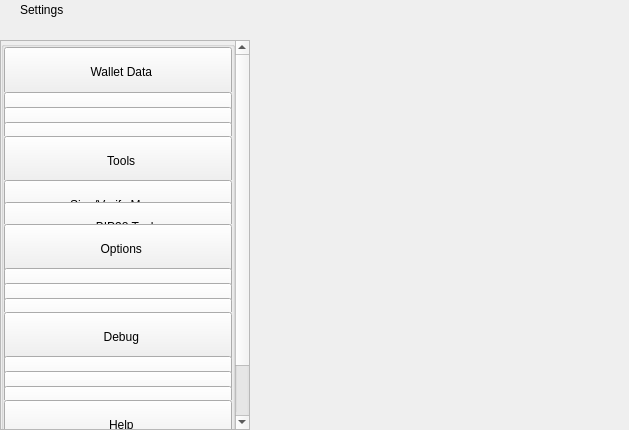
<?xml version="1.0" encoding="UTF-8"?>
<ui version="4.0">
 <class>SettingsWidget</class>
 <widget class="QWidget" name="SettingsWidget">
  <property name="geometry">
   <rect>
    <x>0</x>
    <y>0</y>
    <width>629</width>
    <height>430</height>
   </rect>
  </property>
  <property name="windowTitle">
   <string>Form</string>
  </property>
  <layout class="QHBoxLayout" name="horizontalLayout" stretch="1,2">
   <property name="spacing">
    <number>0</number>
   </property>
   <property name="leftMargin">
    <number>0</number>
   </property>
   <property name="topMargin">
    <number>0</number>
   </property>
   <property name="rightMargin">
    <number>0</number>
   </property>
   <property name="bottomMargin">
    <number>0</number>
   </property>
   <item>
    <widget class="QWidget" name="left" native="true">
     <property name="minimumSize">
      <size>
       <width>250</width>
       <height>0</height>
      </size>
     </property>
     <layout class="QVBoxLayout" name="verticalLayout">
      <property name="leftMargin">
       <number>0</number>
      </property>
      <property name="topMargin">
       <number>0</number>
      </property>
      <property name="rightMargin">
       <number>0</number>
      </property>
      <property name="bottomMargin">
       <number>0</number>
      </property>
      <item>
       <layout class="QVBoxLayout" name="verticalLayout_1">
        <property name="spacing">
         <number>0</number>
        </property>
        <item>
         <widget class="QWidget" name="titleMenuList" native="true">
          <property name="maximumSize">
           <size>
            <width>16777215</width>
            <height>30</height>
           </size>
          </property>
          <layout class="QHBoxLayout" name="horizontalLayout_1">
           <property name="spacing">
            <number>0</number>
           </property>
           <property name="leftMargin">
            <number>20</number>
           </property>
           <property name="topMargin">
            <number>0</number>
           </property>
           <property name="rightMargin">
            <number>20</number>
           </property>
           <property name="bottomMargin">
            <number>0</number>
           </property>
           <item>
            <widget class="QLabel" name="labelTitle">
             <property name="text">
              <string>Settings</string>
             </property>
            </widget>
           </item>
           <item>
            <spacer name="horizontalSpacer">
             <property name="orientation">
              <enum>Qt::Horizontal</enum>
             </property>
             <property name="sizeHint" stdset="0">
              <size>
               <width>40</width>
               <height>20</height>
              </size>
             </property>
            </spacer>
           </item>
          </layout>
         </widget>
        </item>
        <item>
         <spacer name="verticalSpacer_2">
          <property name="orientation">
           <enum>Qt::Vertical</enum>
          </property>
          <property name="sizeType">
           <enum>QSizePolicy::Fixed</enum>
          </property>
          <property name="sizeHint" stdset="0">
           <size>
            <width>20</width>
            <height>20</height>
           </size>
          </property>
         </spacer>
        </item>
        <item>
         <layout class="QVBoxLayout" name="verticalLayout_2">
          <item>
           <widget class="QScrollArea" name="scrollArea">
            <property name="sizePolicy">
             <sizepolicy hsizetype="Expanding" vsizetype="MinimumExpanding">
              <horstretch>0</horstretch>
              <verstretch>0</verstretch>
             </sizepolicy>
            </property>
            <property name="styleSheet">
             <string notr="true"/>
            </property>
            <property name="horizontalScrollBarPolicy">
             <enum>Qt::ScrollBarAlwaysOff</enum>
            </property>
            <property name="sizeAdjustPolicy">
             <enum>QAbstractScrollArea::AdjustIgnored</enum>
            </property>
            <property name="widgetResizable">
             <bool>true</bool>
            </property>
            <property name="alignment">
             <set>Qt::AlignLeading|Qt::AlignLeft|Qt::AlignTop</set>
            </property>
            <widget class="QWidget" name="scrollAreaWidgetContents">
             <property name="geometry">
              <rect>
               <x>0</x>
               <y>-68</y>
               <width>230</width>
               <height>452</height>
              </rect>
             </property>
             <property name="sizePolicy">
              <sizepolicy hsizetype="Preferred" vsizetype="MinimumExpanding">
               <horstretch>0</horstretch>
               <verstretch>0</verstretch>
              </sizepolicy>
             </property>
             <property name="maximumSize">
              <size>
               <width>16777215</width>
               <height>650</height>
              </size>
             </property>
             <property name="autoFillBackground">
              <bool>true</bool>
             </property>
             <layout class="QVBoxLayout" name="verticalLayout_3">
              <property name="spacing">
               <number>0</number>
              </property>
              <property name="sizeConstraint">
               <enum>QLayout::SetDefaultConstraint</enum>
              </property>
              <property name="leftMargin">
               <number>0</number>
              </property>
              <property name="topMargin">
               <number>0</number>
              </property>
              <property name="rightMargin">
               <number>0</number>
              </property>
              <property name="bottomMargin">
               <number>0</number>
              </property>
              <item>
               <layout class="QVBoxLayout" name="verticalLayout_4">
                <property name="spacing">
                 <number>0</number>
                </property>
                <item alignment="Qt::AlignTop">
                 <widget class="QGroupBox" name="groupBox">
                  <property name="sizePolicy">
                   <sizepolicy hsizetype="Preferred" vsizetype="MinimumExpanding">
                    <horstretch>0</horstretch>
                    <verstretch>0</verstretch>
                   </sizepolicy>
                  </property>
                  <property name="maximumSize">
                   <size>
                    <width>16777215</width>
                    <height>450</height>
                   </size>
                  </property>
                  <property name="title">
                   <string/>
                  </property>
                  <layout class="QVBoxLayout" name="verticalLayout_5">
                   <property name="spacing">
                    <number>0</number>
                   </property>
                   <property name="leftMargin">
                    <number>0</number>
                   </property>
                   <property name="topMargin">
                    <number>0</number>
                   </property>
                   <property name="rightMargin">
                    <number>0</number>
                   </property>
                   <property name="bottomMargin">
                    <number>0</number>
                   </property>
                   <item>
                    <widget class="QWidget" name="menuFileContainer" native="true">
                     <property name="maximumSize">
                      <size>
                       <width>16777215</width>
                       <height>160</height>
                      </size>
                     </property>
                     <layout class="QHBoxLayout" name="horizontalLayout_2">
                      <property name="spacing">
                       <number>0</number>
                      </property>
                      <property name="leftMargin">
                       <number>0</number>
                      </property>
                      <property name="topMargin">
                       <number>0</number>
                      </property>
                      <property name="rightMargin">
                       <number>0</number>
                      </property>
                      <property name="bottomMargin">
                       <number>0</number>
                      </property>
                      <item alignment="Qt::AlignTop">
                       <widget class="QPushButton" name="pushButtonFile">
                        <property name="minimumSize">
                         <size>
                          <width>0</width>
                          <height>50</height>
                         </size>
                        </property>
                        <property name="maximumSize">
                         <size>
                          <width>16777215</width>
                          <height>50</height>
                         </size>
                        </property>
                        <property name="focusPolicy">
                         <enum>Qt::NoFocus</enum>
                        </property>
                        <property name="text">
                         <string>  Wallet Data</string>
                        </property>
                        <property name="checkable">
                         <bool>true</bool>
                        </property>
                        <property name="autoExclusive">
                         <bool>false</bool>
                        </property>
                       </widget>
                      </item>
                     </layout>
                    </widget>
                   </item>
                   <item>
                    <widget class="QWidget" name="fileButtonsWidget" native="true">
                     <property name="maximumSize">
                      <size>
                       <width>16777215</width>
                       <height>165</height>
                      </size>
                     </property>
                     <layout class="QVBoxLayout" name="verticalLayout_6">
                      <property name="spacing">
                       <number>0</number>
                      </property>
                      <property name="leftMargin">
                       <number>0</number>
                      </property>
                      <property name="topMargin">
                       <number>0</number>
                      </property>
                      <property name="rightMargin">
                       <number>0</number>
                      </property>
                      <property name="bottomMargin">
                       <number>0</number>
                      </property>
                      <item>
                       <widget class="QPushButton" name="pushButtonFile2">
                        <property name="minimumSize">
                         <size>
                          <width>0</width>
                          <height>50</height>
                         </size>
                        </property>
                        <property name="maximumSize">
                         <size>
                          <width>16777215</width>
                          <height>50</height>
                         </size>
                        </property>
                        <property name="focusPolicy">
                         <enum>Qt::NoFocus</enum>
                        </property>
                        <property name="text">
                         <string>    Wallet</string>
                        </property>
                        <property name="checkable">
                         <bool>true</bool>
                        </property>
                        <property name="autoExclusive">
                         <bool>false</bool>
                        </property>
                       </widget>
                      </item>
                      <item>
                       <widget class="QPushButton" name="pushButtonFile3">
                        <property name="minimumSize">
                         <size>
                          <width>0</width>
                          <height>50</height>
                         </size>
                        </property>
                        <property name="maximumSize">
                         <size>
                          <width>16777215</width>
                          <height>50</height>
                         </size>
                        </property>
                        <property name="focusPolicy">
                         <enum>Qt::NoFocus</enum>
                        </property>
                        <property name="text">
                         <string>    Multisend</string>
                        </property>
                        <property name="checkable">
                         <bool>true</bool>
                        </property>
                        <property name="autoExclusive">
                         <bool>false</bool>
                        </property>
                       </widget>
                      </item>
                      <item>
                       <widget class="QPushButton" name="pushButtonExportCsv">
                        <property name="minimumSize">
                         <size>
                          <width>0</width>
                          <height>50</height>
                         </size>
                        </property>
                        <property name="maximumSize">
                         <size>
                          <width>16777215</width>
                          <height>50</height>
                         </size>
                        </property>
                        <property name="focusPolicy">
                         <enum>Qt::NoFocus</enum>
                        </property>
                        <property name="text">
                         <string>    Export Accounting</string>
                        </property>
                        <property name="checkable">
                         <bool>true</bool>
                        </property>
                        <property name="autoExclusive">
                         <bool>false</bool>
                        </property>
                       </widget>
                      </item>
                     </layout>
                    </widget>
                   </item>
                   <item>
                    <widget class="QWidget" name="menuToolsContainer" native="true">
                     <property name="maximumSize">
                      <size>
                       <width>16777215</width>
                       <height>160</height>
                      </size>
                     </property>
                     <layout class="QHBoxLayout" name="horizontalLayout_3">
                      <property name="spacing">
                       <number>0</number>
                      </property>
                      <property name="leftMargin">
                       <number>0</number>
                      </property>
                      <property name="topMargin">
                       <number>0</number>
                      </property>
                      <property name="rightMargin">
                       <number>0</number>
                      </property>
                      <property name="bottomMargin">
                       <number>0</number>
                      </property>
                      <item alignment="Qt::AlignTop">
                       <widget class="QPushButton" name="pushButtonConfiguration">
                        <property name="minimumSize">
                         <size>
                          <width>0</width>
                          <height>50</height>
                         </size>
                        </property>
                        <property name="maximumSize">
                         <size>
                          <width>16777215</width>
                          <height>50</height>
                         </size>
                        </property>
                        <property name="focusPolicy">
                         <enum>Qt::NoFocus</enum>
                        </property>
                        <property name="text">
                         <string>  Tools</string>
                        </property>
                        <property name="checkable">
                         <bool>true</bool>
                        </property>
                        <property name="autoExclusive">
                         <bool>false</bool>
                        </property>
                       </widget>
                      </item>
                     </layout>
                    </widget>
                   </item>
                   <item>
                    <widget class="QWidget" name="configurationButtonsWidget" native="true">
                     <property name="maximumSize">
                      <size>
                       <width>16777215</width>
                       <height>105</height>
                      </size>
                     </property>
                     <layout class="QVBoxLayout" name="verticalLayout_7">
                      <property name="spacing">
                       <number>0</number>
                      </property>
                      <property name="leftMargin">
                       <number>0</number>
                      </property>
                      <property name="topMargin">
                       <number>0</number>
                      </property>
                      <property name="rightMargin">
                       <number>0</number>
                      </property>
                      <property name="bottomMargin">
                       <number>0</number>
                      </property>
                      <item>
                       <widget class="QPushButton" name="pushButtonConfiguration4">
                        <property name="minimumSize">
                         <size>
                          <width>0</width>
                          <height>50</height>
                         </size>
                        </property>
                        <property name="maximumSize">
                         <size>
                          <width>16777215</width>
                          <height>50</height>
                         </size>
                        </property>
                        <property name="focusPolicy">
                         <enum>Qt::NoFocus</enum>
                        </property>
                        <property name="text">
                         <string>    Sign/Verify Message</string>
                        </property>
                        <property name="checkable">
                         <bool>true</bool>
                        </property>
                        <property name="autoExclusive">
                         <bool>false</bool>
                        </property>
                       </widget>
                      </item>
                      <item>
                       <widget class="QPushButton" name="pushButtonConfiguration3">
                        <property name="minimumSize">
                         <size>
                          <width>0</width>
                          <height>50</height>
                         </size>
                        </property>
                        <property name="maximumSize">
                         <size>
                          <width>16777215</width>
                          <height>50</height>
                         </size>
                        </property>
                        <property name="focusPolicy">
                         <enum>Qt::NoFocus</enum>
                        </property>
                        <property name="text">
                         <string>    BIP38 Tool</string>
                        </property>
                        <property name="checkable">
                         <bool>true</bool>
                        </property>
                        <property name="autoExclusive">
                         <bool>false</bool>
                        </property>
                       </widget>
                      </item>
                     </layout>
                    </widget>
                   </item>
                   <item>
                    <layout class="QHBoxLayout" name="horizontalLayout_4">
                     <property name="spacing">
                      <number>0</number>
                     </property>
                     <property name="leftMargin">
                      <number>0</number>
                     </property>
                     <property name="rightMargin">
                      <number>0</number>
                     </property>
                     <item alignment="Qt::AlignTop">
                      <widget class="QPushButton" name="pushButtonOptions">
                       <property name="minimumSize">
                        <size>
                         <width>0</width>
                         <height>50</height>
                        </size>
                       </property>
                       <property name="maximumSize">
                        <size>
                         <width>16777215</width>
                         <height>50</height>
                        </size>
                       </property>
                       <property name="focusPolicy">
                        <enum>Qt::NoFocus</enum>
                       </property>
                       <property name="text">
                        <string>  Options</string>
                       </property>
                       <property name="checkable">
                        <bool>true</bool>
                       </property>
                       <property name="autoExclusive">
                        <bool>false</bool>
                       </property>
                      </widget>
                     </item>
                    </layout>
                   </item>
                   <item>
                    <widget class="QWidget" name="optionsButtonsWidget" native="true">
                     <property name="maximumSize">
                      <size>
                       <width>16777215</width>
                       <height>160</height>
                      </size>
                     </property>
                     <layout class="QVBoxLayout" name="verticalLayout_8">
                      <property name="spacing">
                       <number>0</number>
                      </property>
                      <property name="leftMargin">
                       <number>0</number>
                      </property>
                      <property name="topMargin">
                       <number>0</number>
                      </property>
                      <property name="rightMargin">
                       <number>0</number>
                      </property>
                      <property name="bottomMargin">
                       <number>0</number>
                      </property>
                      <item>
                       <widget class="QPushButton" name="pushButtonOptions1">
                        <property name="minimumSize">
                         <size>
                          <width>0</width>
                          <height>50</height>
                         </size>
                        </property>
                        <property name="maximumSize">
                         <size>
                          <width>16777215</width>
                          <height>50</height>
                         </size>
                        </property>
                        <property name="focusPolicy">
                         <enum>Qt::NoFocus</enum>
                        </property>
                        <property name="text">
                         <string>    Main</string>
                        </property>
                        <property name="checkable">
                         <bool>true</bool>
                        </property>
                        <property name="checked">
                         <bool>false</bool>
                        </property>
                        <property name="autoExclusive">
                         <bool>false</bool>
                        </property>
                       </widget>
                      </item>
                      <item>
                       <widget class="QPushButton" name="pushButtonOptions2">
                        <property name="minimumSize">
                         <size>
                          <width>0</width>
                          <height>50</height>
                         </size>
                        </property>
                        <property name="maximumSize">
                         <size>
                          <width>16777215</width>
                          <height>50</height>
                         </size>
                        </property>
                        <property name="focusPolicy">
                         <enum>Qt::NoFocus</enum>
                        </property>
                        <property name="text">
                         <string>    Wallet</string>
                        </property>
                        <property name="checkable">
                         <bool>true</bool>
                        </property>
                        <property name="autoExclusive">
                         <bool>false</bool>
                        </property>
                       </widget>
                      </item>
                      <item>
                       <widget class="QPushButton" name="pushButtonOptions5">
                        <property name="minimumSize">
                         <size>
                          <width>0</width>
                          <height>50</height>
                         </size>
                        </property>
                        <property name="maximumSize">
                         <size>
                          <width>16777215</width>
                          <height>50</height>
                         </size>
                        </property>
                        <property name="focusPolicy">
                         <enum>Qt::NoFocus</enum>
                        </property>
                        <property name="text">
                         <string>    Display</string>
                        </property>
                        <property name="checkable">
                         <bool>true</bool>
                        </property>
                        <property name="autoExclusive">
                         <bool>false</bool>
                        </property>
                       </widget>
                      </item>
                     </layout>
                    </widget>
                   </item>
                   <item>
                    <layout class="QHBoxLayout" name="horizontalTools">
                     <property name="spacing">
                      <number>0</number>
                     </property>
                     <property name="leftMargin">
                      <number>0</number>
                     </property>
                     <property name="rightMargin">
                      <number>0</number>
                     </property>
                     <item alignment="Qt::AlignTop">
                      <widget class="QPushButton" name="pushButtonTools">
                       <property name="minimumSize">
                        <size>
                         <width>0</width>
                         <height>50</height>
                        </size>
                       </property>
                       <property name="maximumSize">
                        <size>
                         <width>16777215</width>
                         <height>50</height>
                        </size>
                       </property>
                       <property name="focusPolicy">
                        <enum>Qt::NoFocus</enum>
                       </property>
                       <property name="text">
                        <string>  Debug</string>
                       </property>
                       <property name="checkable">
                        <bool>true</bool>
                       </property>
                       <property name="autoExclusive">
                        <bool>false</bool>
                       </property>
                      </widget>
                     </item>
                    </layout>
                   </item>
                   <item>
                    <widget class="QWidget" name="toolsButtonsWidget" native="true">
                     <property name="maximumSize">
                      <size>
                       <width>16777215</width>
                       <height>160</height>
                      </size>
                     </property>
                     <layout class="QVBoxLayout" name="verticalTools_11">
                      <property name="spacing">
                       <number>0</number>
                      </property>
                      <property name="leftMargin">
                       <number>0</number>
                      </property>
                      <property name="topMargin">
                       <number>0</number>
                      </property>
                      <property name="rightMargin">
                       <number>0</number>
                      </property>
                      <property name="bottomMargin">
                       <number>0</number>
                      </property>
                      <item>
                       <widget class="QPushButton" name="pushButtonTools1">
                        <property name="minimumSize">
                         <size>
                          <width>0</width>
                          <height>50</height>
                         </size>
                        </property>
                        <property name="maximumSize">
                         <size>
                          <width>16777215</width>
                          <height>50</height>
                         </size>
                        </property>
                        <property name="focusPolicy">
                         <enum>Qt::NoFocus</enum>
                        </property>
                        <property name="text">
                         <string>    Information</string>
                        </property>
                        <property name="checkable">
                         <bool>true</bool>
                        </property>
                        <property name="checked">
                         <bool>false</bool>
                        </property>
                        <property name="autoExclusive">
                         <bool>false</bool>
                        </property>
                       </widget>
                      </item>
                      <item>
                       <widget class="QPushButton" name="pushButtonTools2">
                        <property name="minimumSize">
                         <size>
                          <width>0</width>
                          <height>50</height>
                         </size>
                        </property>
                        <property name="maximumSize">
                         <size>
                          <width>16777215</width>
                          <height>50</height>
                         </size>
                        </property>
                        <property name="focusPolicy">
                         <enum>Qt::NoFocus</enum>
                        </property>
                        <property name="text">
                         <string>    Console</string>
                        </property>
                        <property name="checkable">
                         <bool>true</bool>
                        </property>
                        <property name="autoExclusive">
                         <bool>false</bool>
                        </property>
                       </widget>
                      </item>
                      <item>
                       <widget class="QPushButton" name="pushButtonTools5">
                        <property name="minimumSize">
                         <size>
                          <width>0</width>
                          <height>50</height>
                         </size>
                        </property>
                        <property name="maximumSize">
                         <size>
                          <width>16777215</width>
                          <height>50</height>
                         </size>
                        </property>
                        <property name="focusPolicy">
                         <enum>Qt::NoFocus</enum>
                        </property>
                        <property name="text">
                         <string>    Wallet Repair</string>
                        </property>
                        <property name="checkable">
                         <bool>true</bool>
                        </property>
                        <property name="autoExclusive">
                         <bool>false</bool>
                        </property>
                       </widget>
                      </item>
                     </layout>
                    </widget>
                   </item>
                   <item>
                    <layout class="QHBoxLayout" name="horizontalHelp">
                     <property name="spacing">
                      <number>0</number>
                     </property>
                     <property name="leftMargin">
                      <number>0</number>
                     </property>
                     <property name="rightMargin">
                      <number>0</number>
                     </property>
                     <item alignment="Qt::AlignTop">
                      <widget class="QPushButton" name="pushButtonHelp">
                       <property name="minimumSize">
                        <size>
                         <width>0</width>
                         <height>50</height>
                        </size>
                       </property>
                       <property name="maximumSize">
                        <size>
                         <width>16777215</width>
                         <height>50</height>
                        </size>
                       </property>
                       <property name="focusPolicy">
                        <enum>Qt::NoFocus</enum>
                       </property>
                       <property name="text">
                        <string>  Help</string>
                       </property>
                       <property name="checkable">
                        <bool>true</bool>
                       </property>
                       <property name="autoExclusive">
                        <bool>false</bool>
                       </property>
                      </widget>
                     </item>
                    </layout>
                   </item>
                   <item>
                    <widget class="QWidget" name="helpButtonsWidget" native="true">
                     <property name="maximumSize">
                      <size>
                       <width>16777215</width>
                       <height>100</height>
                      </size>
                     </property>
                     <layout class="QVBoxLayout" name="verticalHelp">
                      <property name="spacing">
                       <number>0</number>
                      </property>
                      <property name="leftMargin">
                       <number>0</number>
                      </property>
                      <property name="topMargin">
                       <number>0</number>
                      </property>
                      <property name="rightMargin">
                       <number>0</number>
                      </property>
                      <property name="bottomMargin">
                       <number>0</number>
                      </property>
                      <item>
                       <widget class="QPushButton" name="pushButtonHelp1">
                        <property name="minimumSize">
                         <size>
                          <width>0</width>
                          <height>50</height>
                         </size>
                        </property>
                        <property name="maximumSize">
                         <size>
                          <width>16777215</width>
                          <height>50</height>
                         </size>
                        </property>
                        <property name="focusPolicy">
                         <enum>Qt::NoFocus</enum>
                        </property>
                        <property name="text">
                         <string>    FAQ</string>
                        </property>
                        <property name="checkable">
                         <bool>false</bool>
                        </property>
                        <property name="checked">
                         <bool>false</bool>
                        </property>
                        <property name="autoExclusive">
                         <bool>false</bool>
                        </property>
                       </widget>
                      </item>
                      <item>
                       <widget class="QPushButton" name="pushButtonHelp2">
                        <property name="minimumSize">
                         <size>
                          <width>0</width>
                          <height>50</height>
                         </size>
                        </property>
                        <property name="maximumSize">
                         <size>
                          <width>16777215</width>
                          <height>50</height>
                         </size>
                        </property>
                        <property name="focusPolicy">
                         <enum>Qt::NoFocus</enum>
                        </property>
                        <property name="text">
                         <string>    About MIRAI</string>
                        </property>
                        <property name="checkable">
                         <bool>false</bool>
                        </property>
                        <property name="autoExclusive">
                         <bool>false</bool>
                        </property>
                       </widget>
                      </item>
                     </layout>
                    </widget>
                   </item>
                  </layout>
                 </widget>
                </item>
               </layout>
              </item>
             </layout>
            </widget>
           </widget>
          </item>
         </layout>
        </item>
       </layout>
      </item>
     </layout>
    </widget>
   </item>
   <item>
    <widget class="QWidget" name="right" native="true">
     <layout class="QVBoxLayout" name="verticalLayout_9">
      <property name="leftMargin">
       <number>0</number>
      </property>
      <property name="topMargin">
       <number>0</number>
      </property>
      <property name="rightMargin">
       <number>0</number>
      </property>
      <property name="bottomMargin">
       <number>0</number>
      </property>
      <item>
       <layout class="QVBoxLayout" name="verticalLayout_10">
        <property name="spacing">
         <number>6</number>
        </property>
        <item>
         <layout class="QVBoxLayout" name="verticalLayout_11">
          <item>
           <widget class="QStackedWidget" name="stackedWidgetContainer"/>
          </item>
         </layout>
        </item>
       </layout>
      </item>
     </layout>
    </widget>
   </item>
  </layout>
 </widget>
 <resources/>
 <connections/>
</ui>
